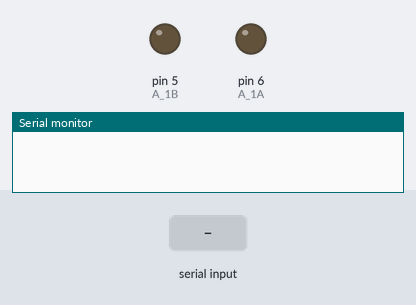
A sketch run on a simulated Arduino Uno, built with avr-gcc and run on an emulated ATmega328P. Shown: output pins drawn as LEDs (lit = HIGH), the last lines printed to the serial monitor. The inputs (shaded band) are chosen by the test bench.

Above: at 1.2 s.
1.3 s: "a" received over Serial
At 2.0 s:
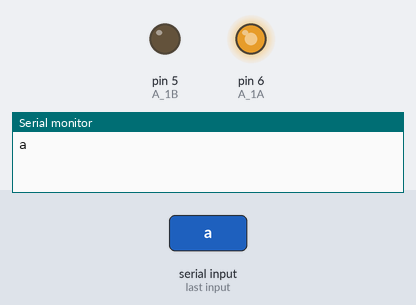
2.8 s: "c" received over Serial
At 3.1 s:
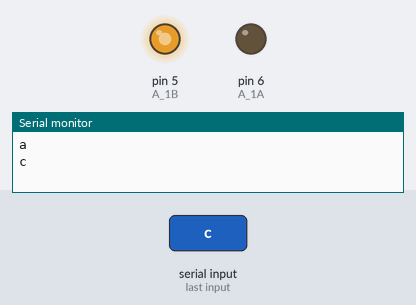
4.3 s: "a" received over the second serial link
At 5.5 s:
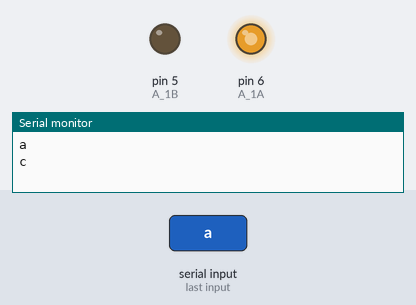
5.8 s: "b" received over Serial
At 6.6 s:
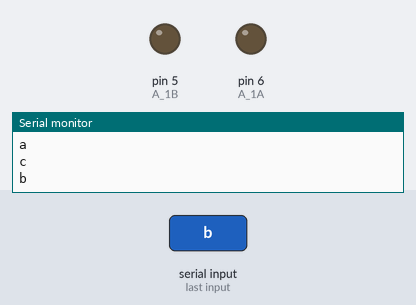
7.3 s: "c" received over the second serial link
At 7.8 s:
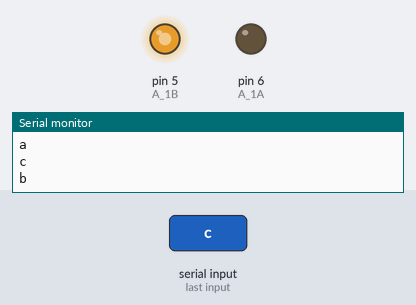
8.8 s: "b" received over the second serial link
At 10.1 s:
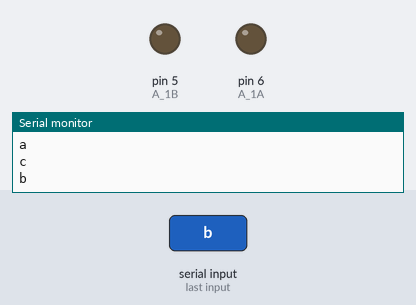
Timing chart, 0 to 11.3 s (numbered marks = the images above; inputs shaded):
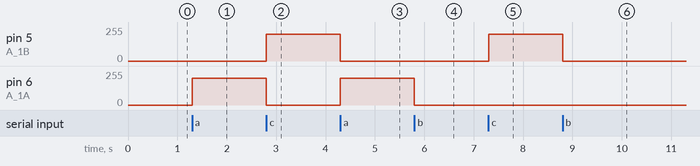

Measured:
- after the input at 1.3 s, pin 6 (A_1A): 0/255 → 200/255 at once
- after the input at 2.8 s, pin 5 (A_1B): 0/255 → 200/255 at once; pin 6 (A_1A): 200/255 → 0/255 at once
- after the input at 4.3 s, pin 5 (A_1B): 200/255 → 0/255 at once; pin 6 (A_1A): 0/255 → 200/255 at once
- after the input at 5.8 s, pin 6 (A_1A): 200/255 → 0/255 at once
- after the input at 7.3 s, pin 5 (A_1B): 0/255 → 200/255 at once
- after the input at 8.8 s, pin 5 (A_1B): 200/255 → 0/255 at once

The sketch:

3moter.ino
```cpp
#include <SoftwareSerial.h>

#define A_1A 6  // 모터드라이브 A_1A 6번핀 설정
#define A_1B 5  // 모터드라이브 A_1B 5번핀 설정

SoftwareSerial mySerial(2, 3);

int speed = 200;  // 모터스피드 200으로 변수 설정

void setup() {
  mySerial.begin(9600);
  pinMode(A_1A, OUTPUT);  // 출력 핀모드 A_1A
  pinMode(A_1B, OUTPUT);  // 출력 핀모드 A_1B
  Serial.begin(9600);
}

void loop() {
  if (mySerial.available()) {
    char c = mySerial.read();
    mySerial.println(c);
    switch (c) {
      case 'a':
        analogWrite(A_1A, speed);  // 정방향 5초 동작
        analogWrite(A_1B, 0);
        break;
      case 'b':
        analogWrite(A_1A, 0);  // 1초 정지
        analogWrite(A_1B, 0);
        break;
      case 'c':
        analogWrite(A_1A, 0);  // 역방향 5초 동작
        analogWrite(A_1B, speed);
        break;
      case 'd':
        analogWrite(A_1A, 0);  // 1초 정지
        analogWrite(A_1B, 0);
        break;
    }
  }

  if (Serial.available()) {
    char c = Serial.read();
    Serial.println(c);
    switch (c) {
      case 'a':
        analogWrite(A_1A, speed);  // 정방향 5초 동작
        analogWrite(A_1B, 0);
        break;
      case 'b':
        analogWrite(A_1A, 0);  // 1초 정지
        analogWrite(A_1B, 0);
        break;
      case 'c':
        analogWrite(A_1A, 0);  // 역방향 5초 동작
        analogWrite(A_1B, speed);
        break;
      case 'd':
        analogWrite(A_1A, 0);  // 1초 정지
        analogWrite(A_1B, 0);
        break;
    }
  }
}
```
